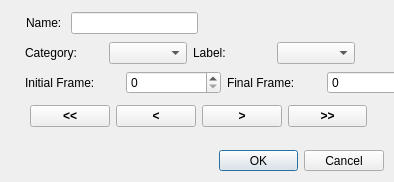
<?xml version="1.0" encoding="UTF-8"?>
<ui version="4.0">
 <class>DialogFrameBased</class>
 <widget class="QDialog" name="DialogFrameBased">
  <property name="geometry">
   <rect>
    <x>0</x>
    <y>0</y>
    <width>394</width>
    <height>182</height>
   </rect>
  </property>
  <property name="windowTitle">
   <string>Frame-based annotation</string>
  </property>
  <widget class="QDialogButtonBox" name="buttonBox">
   <property name="geometry">
    <rect>
     <x>219</x>
     <y>150</y>
     <width>165</width>
     <height>21</height>
    </rect>
   </property>
   <property name="orientation">
    <enum>Qt::Horizontal</enum>
   </property>
   <property name="standardButtons">
    <set>QDialogButtonBox::Cancel|QDialogButtonBox::Ok</set>
   </property>
  </widget>
  <widget class="QWidget" name="layoutWidget">
   <property name="geometry">
    <rect>
     <x>25</x>
     <y>70</y>
     <width>397</width>
     <height>26</height>
    </rect>
   </property>
   <layout class="QHBoxLayout" name="horizontalLayout_1">
    <item>
     <widget class="QLabel" name="labelInitialFrame">
      <property name="text">
       <string>Initial Frame: </string>
      </property>
     </widget>
    </item>
    <item>
     <widget class="QSpinBox" name="spinBoxInitialFrame">
      <property name="maximum">
       <number>999999999</number>
      </property>
     </widget>
    </item>
    <item>
     <widget class="QLabel" name="labelFinalFrame">
      <property name="text">
       <string>Final Frame: </string>
      </property>
     </widget>
    </item>
    <item>
     <widget class="QSpinBox" name="spinBoxFinalFrame">
      <property name="maximum">
       <number>999999999</number>
      </property>
     </widget>
    </item>
   </layout>
  </widget>
  <widget class="QWidget" name="layoutWidget">
   <property name="geometry">
    <rect>
     <x>30</x>
     <y>100</y>
     <width>337</width>
     <height>32</height>
    </rect>
   </property>
   <layout class="QHBoxLayout" name="horizontalLayout_4">
    <item>
     <widget class="QPushButton" name="buttonRewindF">
      <property name="font">
       <font>
        <weight>75</weight>
        <bold>true</bold>
       </font>
      </property>
      <property name="text">
       <string>&lt;&lt;</string>
      </property>
     </widget>
    </item>
    <item>
     <widget class="QPushButton" name="buttonRewind">
      <property name="font">
       <font>
        <weight>75</weight>
        <bold>true</bold>
       </font>
      </property>
      <property name="text">
       <string>&lt;</string>
      </property>
     </widget>
    </item>
    <item>
     <widget class="QPushButton" name="buttonForward">
      <property name="font">
       <font>
        <weight>75</weight>
        <bold>true</bold>
       </font>
      </property>
      <property name="text">
       <string>&gt;</string>
      </property>
     </widget>
    </item>
    <item>
     <widget class="QPushButton" name="buttonForwardF">
      <property name="font">
       <font>
        <weight>75</weight>
        <bold>true</bold>
       </font>
      </property>
      <property name="text">
       <string>&gt;&gt;</string>
      </property>
     </widget>
    </item>
   </layout>
  </widget>
  <widget class="QWidget" name="layoutWidget">
   <property name="geometry">
    <rect>
     <x>25</x>
     <y>40</y>
     <width>330</width>
     <height>26</height>
    </rect>
   </property>
   <layout class="QHBoxLayout" name="horizontalLayout_2">
    <item>
     <widget class="QLabel" name="labelCategory">
      <property name="text">
       <string>Category: </string>
      </property>
     </widget>
    </item>
    <item>
     <widget class="QComboBox" name="comboBoxCategory"/>
    </item>
    <item>
     <widget class="QLabel" name="labelLabel">
      <property name="text">
       <string>Label: </string>
      </property>
     </widget>
    </item>
    <item>
     <widget class="QComboBox" name="comboBoxLabel"/>
    </item>
   </layout>
  </widget>
  <widget class="QWidget" name="layoutWidget">
   <property name="geometry">
    <rect>
     <x>26</x>
     <y>11</y>
     <width>172</width>
     <height>24</height>
    </rect>
   </property>
   <layout class="QHBoxLayout" name="horizontalLayout_3">
    <item>
     <widget class="QLabel" name="labelName">
      <property name="text">
       <string>Name: </string>
      </property>
     </widget>
    </item>
    <item>
     <widget class="QLineEdit" name="lineEditName"/>
    </item>
   </layout>
  </widget>
  <zorder>layoutWidget</zorder>
  <zorder>layoutWidget</zorder>
  <zorder>buttonBox</zorder>
  <zorder>layoutWidget</zorder>
  <zorder>layoutWidget</zorder>
 </widget>
 <resources/>
 <connections/>
</ui>
